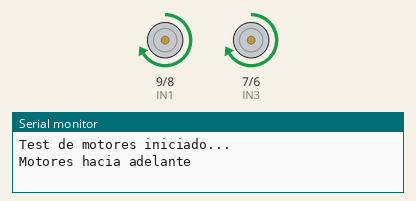
The sketch below on a simulated Arduino Uno, built with avr-gcc and run on an emulated ATmega328P. Shown: motor-driver pin pairs drawn as motors (green arrow = first pin HIGH = forward, orange = second pin HIGH = backward, longer = more drive, scaled by the enable pin), the last lines printed to the serial monitor.

Above: at 1.0 s.
At 4.0 s:
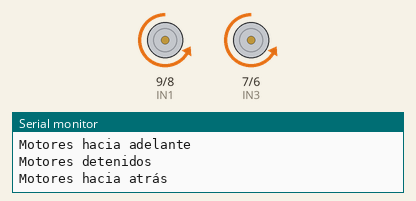
At 6.0 s:
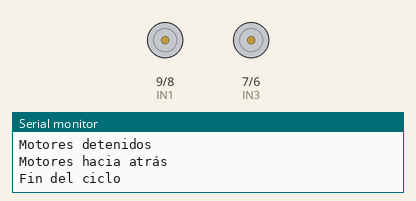
Timing chart, 0 to 9.1 s (numbered marks = the images above):
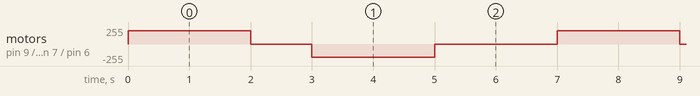

The sketch:

Motores.ino
```cpp
// Pines del motor (L298N típico)
int IN1 = 9;
int IN2 = 8;
int IN3 = 7;
int IN4 = 6;
int ENA = 10; // PWM Motor A
int ENB = 5;  // PWM Motor B

void setup() {
  // Configurar pines como salida
  pinMode(IN1, OUTPUT);
  pinMode(IN2, OUTPUT);
  pinMode(IN3, OUTPUT);
  pinMode(IN4, OUTPUT);
  pinMode(ENA, OUTPUT);
  pinMode(ENB, OUTPUT);

  Serial.begin(9600);
  Serial.println("Test de motores iniciado...");
}

void loop() {
  // Motor A adelante
  digitalWrite(IN1, HIGH);
  digitalWrite(IN2, LOW);
  analogWrite(ENA, 200); // Velocidad

  // Motor B adelante
  digitalWrite(IN3, HIGH);
  digitalWrite(IN4, LOW);
  analogWrite(ENB, 200); // Velocidad

  Serial.println("Motores hacia adelante");
  delay(2000);

  // Parar motores
  analogWrite(ENA, 0);
  analogWrite(ENB, 0);
  Serial.println("Motores detenidos");
  delay(1000);

  // Motor A atrás
  digitalWrite(IN1, LOW);
  digitalWrite(IN2, HIGH);
  analogWrite(ENA, 200);

  // Motor B atrás
  digitalWrite(IN3, LOW);
  digitalWrite(IN4, HIGH);
  analogWrite(ENB, 200);

  Serial.println("Motores hacia atrás");
  delay(2000);

  // Parar
  analogWrite(ENA, 0);
  analogWrite(ENB, 0);
  Serial.println("Fin del ciclo");
  delay(2000);
}
```

Measured:
- by itself, motor on pin 9 (IN1) / pin 8 (IN2), motor on pin 7 (IN3) / pin 6 (IN4): repeats every 7.0 s: stopped 1.0 s, backward 200/255 2.0 s, stopped 2.0 s, forward 200/255 2.0 s
